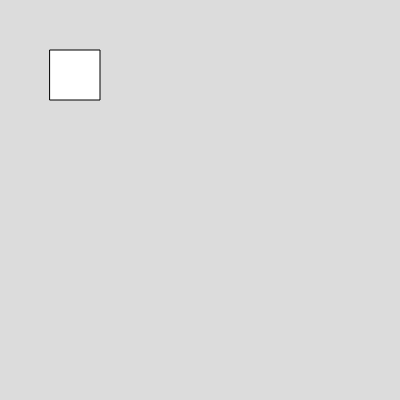
Frame 1 (no input)
Frame 60 (no input): identical to frame 1, image omitted
Frame 120 (the mouse pressed at the canvas centre since frame 60): identical to frame 1, image omitted

The p5.js sketch that drew this single still picture (run headless with seeded random() and noise() and a simulated clock; from frame 60 on, the mouse is pressed at the canvas centre):

// p5.js sketch
// ── sketch.js
function setup() {
  createCanvas(400, 400);

}

function draw() {
  background(255);
  rect(50,50,50,50);
}


function draw() {
  background(220);
  rect(50, 50, 50, 50);
}
